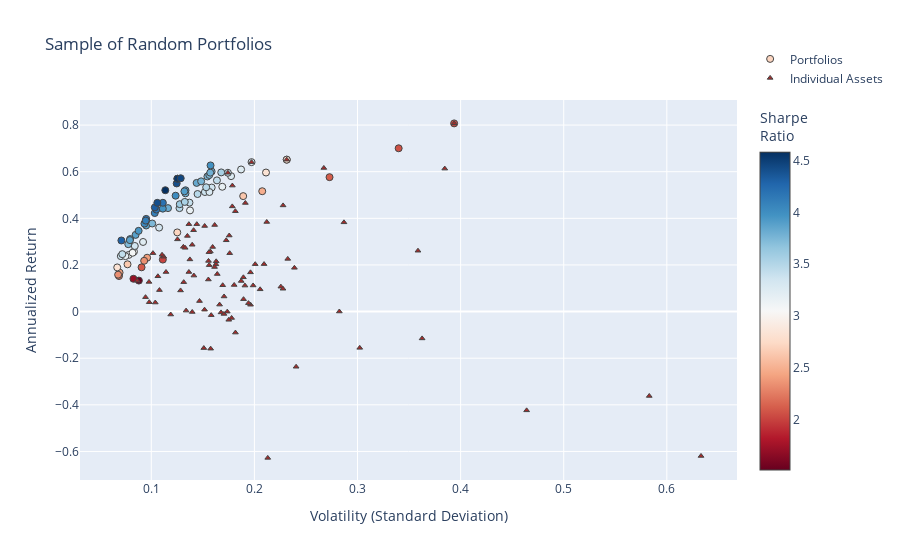

Write notebook code for a chart like this one.
### Code cell
fig2 = go.Figure()

fig2.add_trace(go.Scatter(
    x=[p["variance"]**0.5 for p in dominant_portfolios],  # Convert variance to volatility
    y=[p["return"] for p in dominant_portfolios],
    mode='markers',
    marker=dict(
        color=[p["return"] / (p["variance"]**0.5) for p in dominant_portfolios],  # Sharpe Ratio
        showscale=True,
        size=7,
        line=dict(width=1),
        colorscale="RdBu",
        colorbar=dict(title="Sharpe<br>Ratio")
    ),
    hoverinfo='text',
    text=[
        f"Return: {p['return']:.2%}<br>Volatility: {p['variance']**0.5:.2f}<br>" +
        "<br>".join([f"{p['tickers'][i]}: Weight={p['weights'][i]:.2f}" for i in range(len(p['tickers']))])
        for p in dominant_portfolios
    ],
    name="Portfolios"
))


fig2.add_trace(go.Scatter(
    x=volatility, 
    y=annualized_returns,
    mode='markers',
    hoverinfo='text',
    hovertext=[
        f"{name} <br>Volatility: {vol:.2f} <br>Returns: {ret:.2%} <br>Sharpe Ratio: {sr:.2f}"
        for name, vol, ret, sr in zip(names, volatility, annualized_returns, sharpe_ratios)
    ],
    marker=dict(
        color='brown',
        size=5,
        symbol='triangle-up',  # Sets the marker shape to a triangle
        line=dict(width=1)
    ),
    name="Individual Assets"
))

fig2.update_layout(
    title='Sample of Random Portfolios',
    xaxis_title='Volatility (Standard Deviation)',
    yaxis_title='Annualized Return',
    legend=dict(y=5
    )
)


fig2.show()

### Figure 1 — Plotly figure (JSON) as saved in the notebook; plotly's stock layout.template omitted (floating-point values rounded to 4 significant figures)
{"data": [{"hoverinfo": "text", "marker": {"color": [2.713, 3.155, 2.006, 3.347, 2.097, 2.619, 4.091, 2.407, 3.486, 2.341, 3.412, 1.513, 3.092, 3.374, 1.701, 4.171, 2.636, 2.487, 2.113, 3.885, 3.111, 3.245, 3.171, 2.817, 2.222, 3.882, 3.439, 3.355, 3.481, 3.28, 3.609, 3.374, 3.907, 3.48, 3.834, 3.809, 3.819, 3.551, 3.276, 3.904, 4.022, 3.973, 4.411, 2.824, 3.416, 3.766, 4.548, 3.083, 3.753, 3.745, 4.184, 3.35, 4.197, 4.322, 2.415, 3.911, 3.75, 4.042, 3.557, 3.791, 2.333, 2.051, 4.407, 3.724, 3.175, 4.548, 3.867, 3.792, 2.83, 3.426, 3.949, 4.124, 3.258, 2.061, 4.583, 4.45, 2.817, 3.25, 3.982, 4.296], "colorbar": {"title": {"text": "Sharpe<br>Ratio"}}, "colorscale": [[0, "rgb(103,0,31)"], [0.1, "rgb(178,24,43)"], [0.2, "rgb(214,96,77)"], [0.3, "rgb(244,165,130)"], [0.4, "rgb(253,219,199)"], [0.5, "rgb(247,247,247)"], [0.6, "rgb(209,229,240)"], [0.7, "rgb(146,197,222)"], [0.8, "rgb(67,147,195)"], [0.9, "rgb(33,102,172)"], [1, "rgb(5,48,97)"]], "line": {"width": 1}, "showscale": true, "size": 7}, "mode": "markers", "name": "Portfolios", "text": ["Return: 33.96%<br>Volatility: 0.13<br>EMR_Close: Weight=0.32<br>WMT_Close: Weight=0.60<br>BAC_Close: Weight=0.08<br>CPB_Close: Weight=0.00", "Return: 43.40%<br>Volatility: 0.14<br>LLY_Close: Weight=0.00<br>RTX_Close: Weight=0.29<br>SO_Close: Weight=0.00<br>ABBV_Close: Weight=0.71<br>SNAP_Close: Weight=0.00", "Return: 22.30%<br>Volatility: 0.11<br>GM_Close: Weight=0.17<br>SAP_Close: Weight=0.44<br>BTI_Close: Weight=0.00<br>CRM_Close: Weight=0.39<br>AMD_Close: Weight=0.00", "Return: 36.02%<br>Volatility: 0.11<br>ADBE_Close: Weight=0.15<br>RDY_Close: Weight=0.00<br>UNH_Close: Weight=0.48<br>TXN_Close: Weight=0.29<br>EMR_Close: Weight=0.08", "Return: 19.00%<br>Volatility: 0.09<br>JNJ_Close: Weight=0.53<br>MS_Close: Weight=0.09<br>COST_Close: Weight=0.08<br>REGN_Close: Weight=0.00<br>AAPL_Close: Weight=0.31", "Return: 49.53%<br>Volatility: 0.19<br>MS_Close: Weight=0.08<br>AAPL_Close: Weight=0.13<br>CRM_Close: Weight=0.21<br>BABA_Close: Weight=0.41<br>NVDA_Close: Weight=0.18", "Return: 42.27%<br>Volatility: 0.10<br>VZ_Close: Weight=0.00<br>PEP_Close: Weight=0.28<br>DE_Close: Weight=0.29<br>WFC_Close: Weight=0.00<br>BA_Close: Weight=0.43", "Return: 23.11%<br>Volatility: 0.10<br>KR_Close: Weight=0.00<br>LMT_Close: Weight=0.76<br>SYY_Close: Weight=0.24<br>LLY_Close: Weight=0.00", "Return: 44.39%<br>Volatility: 0.13<br>RDY_Close: Weight=0.00<br>VRTX_Close: Weight=0.09<br>ACN_Close: Weight=0.39<br>ABBV_Close: Weight=0.52", "Return: 21.79%<br>Volatility: 0.09<br>SYK_Close: Weight=0.16<br>GIS_Close: Weight=0.00<br>PEP_Close: Weight=0.36<br>ABT_Close: Weight=0.48", "Return: 46.75%<br>Volatility: 0.14<br>CAT_Close: Weight=0.62<br>SYY_Close: Weight=0.20<br>RTX_Close: Weight=0.18", "Return: 13.31%<br>Volatility: 0.09<br>ZBH_Close: Weight=0.04<br>KR_Close: Weight=0.00<br>BTI_Close: Weight=0.10<br>AEP_Close: Weight=0.76<br>GILD_Close: Weight=0.09", "Return: 25.73%<br>Volatility: 0.08<br>TXN_Close: Weight=0.26<br>HON_Close: Weight=0.48<br>QCOM_Close: Weight=0.00<br>JNJ_Close: Weight=0.22<br>PG_Close: Weight=0.03", "Return: 51.29%<br>Volatility: 0.15<br>TMO_Close: Weight=0.25<br>DIS_Close: Weight=0.00<br>BSX_Close: Weight=0.00<br>CVX_Close: Weight=0.04<br>CAT_Close: Weight=0.71", "Return: 14.07%<br>Volatility: 0.08<br>KO_Close: Weight=0.85<br>QCOM_Close: Weight=0.15<br>UA_Close: Weight=0.00", "Return: 43.77%<br>Volatility: 0.10<br>LMT_Close: Weight=0.38<br>CAT_Close: Weight=0.37<br>WMT_Close: Weight=0.25<br>JPM_Close: Weight=0.00<br>IBM_Close: Weight=0.00", "Return: 20.28%<br>Volatility: 0.08<br>SO_Close: Weight=0.00<br>SAP_Close: Weight=0.27<br>KO_Close: Weight=0.29<br>NEE_Close: Weight=0.44<br>MRK_Close: Weight=0.00", "Return: 51.63%<br>Volatility: 0.21<br>ADBE_Close: Weight=0.46<br>META_Close: Weight=0.26<br>NVDA_Close: Weight=0.28", "Return: 57.66%<br>Volatility: 0.27<br>COST_Close: Weight=0.33<br>CPB_Close: Weight=0.00<br>NVDA_Close: Weight=0.67", "Return: 36.93%<br>Volatility: 0.10<br>PYPL_Close: Weight=0.25<br>NEE_Close: Weight=0.33<br>UNH_Close: Weight=0.32<br>GM_Close: Weight=0.09", "Return: 24.30%<br>Volatility: 0.08<br>NEE_Close: Weight=0.37<br>K_Close: Weight=0.00<br>GM_Close: Weight=0.12<br>V_Close: Weight=0.40<br>PEP_Close: Weight=0.11", "Return: 29.86%<br>Volatility: 0.09<br>CVX_Close: Weight=0.25<br>AMZN_Close: Weight=0.28<br>WFC_Close: Weight=0.00<br>HD_Close: Weight=0.46<br>DIS_Close: Weight=0.00", "Return: 53.54%<br>Volatility: 0.17<br>MS_Close: Weight=0.08<br>TMO_Close: Weight=0.16<br>PYPL_Close: Weight=0.48<br>BABA_Close: Weight=0.28", "Return: 65.17%<br>Volatility: 0.23<br>UA_Close: Weight=0.00<br>BSX_Close: Weight=0.00<br>PYPL_Close: Weight=1.00", "Return: 15.25%<br>Volatility: 0.07<br>DIS_Close: Weight=0.00<br>PFE_Close: Weight=0.24<br>KO_Close: Weight=0.51<br>AAPL_Close: Weight=0.25", "Return: 32.90%<br>Volatility: 0.08<br>TMO_Close: Weight=0.05<br>TXN_Close: Weight=0.26<br>VZ_Close: Weight=0.03<br>KO_Close: Weight=0.33<br>ABBV_Close: Weight=0.32", "Return: 56.29%<br>Volatility: 0.16<br>GS_Close: Weight=0.00<br>BA_Close: Weight=0.92<br>VZ_Close: Weight=0.00<br>QCOM_Close: Weight=0.08", "Return: 53.21%<br>Volatility: 0.16<br>CAT_Close: Weight=0.74<br>SYK_Close: Weight=0.26<br>SRE_Close: Weight=0.00", "Return: 50.43%<br>Volatility: 0.14<br>BA_Close: Weight=0.81<br>LLY_Close: Weight=0.04<br>TSLA_Close: Weight=0.03<br>BTI_Close: Weight=0.12", "Return: 51.29%<br>Volatility: 0.16<br>BABA_Close: Weight=0.37<br>DE_Close: Weight=0.63<br>REGN_Close: Weight=0.00", "Return: 46.07%<br>Volatility: 0.13<br>CAT_Close: Weight=0.54<br>MMM_Close: Weight=0.42<br>DIS_Close: Weight=0.00<br>REGN_Close: Weight=0.04", "Return: 23.77%<br>Volatility: 0.07<br>KO_Close: Weight=0.20<br>V_Close: Weight=0.24<br>HON_Close: Weight=0.31<br>NEE_Close: Weight=0.25", "Return: 52.04%<br>Volatility: 0.13<br>CAT_Close: Weight=0.51<br>ISRG_Close: Weight=0.39<br>MS_Close: Weight=0.00<br>VZ_Close: Weight=0.10", "Return: 53.33%<br>Volatility: 0.15<br>PG_Close: Weight=0.00<br>CAT_Close: Weight=0.68<br>META_Close: Weight=0.32", "Return: 55.20%<br>Volatility: 0.14<br>DIS_Close: Weight=0.00<br>WMT_Close: Weight=0.42<br>CAT_Close: Weight=0.58", "Return: 50.72%<br>Volatility: 0.13<br>MA_Close: Weight=0.40<br>CSCO_Close: Weight=0.00<br>AMZN_Close: Weight=0.11<br>CAT_Close: Weight=0.49", "Return: 44.38%<br>Volatility: 0.12<br>GOOG_Close: Weight=0.20<br>CAT_Close: Weight=0.47<br>GE_Close: Weight=0.00<br>EXC_Close: Weight=0.19<br>ADBE_Close: Weight=0.14", "Return: 47.04%<br>Volatility: 0.13<br>MS_Close: Weight=0.00<br>BA_Close: Weight=0.70<br>EMR_Close: Weight=0.12<br>K_Close: Weight=0.00<br>CVX_Close: Weight=0.17", "Return: 58.10%<br>Volatility: 0.18<br>ORCL_Close: Weight=0.12<br>F_Close: Weight=0.00<br>CAT_Close: Weight=0.88", "Return: 51.58%<br>Volatility: 0.13<br>SO_Close: Weight=0.00<br>CAT_Close: Weight=0.49<br>ISRG_Close: Weight=0.39<br>ETN_Close: Weight=0.00<br>CVX_Close: Weight=0.12", "Return: 49.71%<br>Volatility: 0.12<br>ACN_Close: Weight=0.32<br>BABA_Close: Weight=0.18<br>BA_Close: Weight=0.50<br>PM_Close: Weight=0.00", "Return: 44.16%<br>Volatility: 0.11<br>MDT_Close: Weight=0.00<br>BA_Close: Weight=0.46<br>MA_Close: Weight=0.34<br>LMT_Close: Weight=0.16<br>PFE_Close: Weight=0.05", "Return: 54.97%<br>Volatility: 0.12<br>BA_Close: Weight=0.45<br>CMCSA_Close: Weight=0.00<br>CAT_Close: Weight=0.35<br>INTC_Close: Weight=0.17<br>CVX_Close: Weight=0.04", "Return: 59.65%<br>Volatility: 0.21<br>GILD_Close: Weight=0.00<br>MDT_Close: Weight=0.00<br>PYPL_Close: Weight=0.92<br>GIS_Close: Weight=0.08", "Return: 59.54%<br>Volatility: 0.17<br>MO_Close: Weight=0.00<br>PM_Close: Weight=0.00<br>BA_Close: Weight=1.00", "Return: 55.87%<br>Volatility: 0.15<br>BABA_Close: Weight=0.26<br>SYK_Close: Weight=0.18<br>CAT_Close: Weight=0.56", "Return: 57.00%<br>Volatility: 0.13<br>ZBH_Close: Weight=0.00<br>ABBV_Close: Weight=0.46<br>REGN_Close: Weight=0.00<br>BA_Close: Weight=0.54<br>MS_Close: Weight=0.00", "Return: 25.24%<br>Volatility: 0.08<br>KO_Close: Weight=0.37<br>PFE_Close: Weight=0.11<br>MSFT_Close: Weight=0.24<br>GS_Close: Weight=0.00<br>MA_Close: Weight=0.28", "Return: 57.96%<br>Volatility: 0.15<br>BSX_Close: Weight=0.00<br>NFLX_Close: Weight=0.03<br>PYPL_Close: Weight=0.39<br>ABBV_Close: Weight=0.58", "Return: 37.78%<br>Volatility: 0.10<br>SYK_Close: Weight=0.05<br>MMM_Close: Weight=0.29<br>MS_Close: Weight=0.00<br>PEP_Close: Weight=0.27<br>CAT_Close: Weight=0.40", "Return: 39.77%<br>Volatility: 0.10<br>WMT_Close: Weight=0.28<br>SYK_Close: Weight=0.00<br>MMM_Close: Weight=0.27<br>ABBV_Close: Weight=0.33<br>JPM_Close: Weight=0.12", "Return: 28.14%<br>Volatility: 0.08<br>LMT_Close: Weight=0.35<br>MRK_Close: Weight=0.00<br>HD_Close: Weight=0.36<br>EMR_Close: Weight=0.01<br>MMM_Close: Weight=0.28", "Return: 46.67%<br>Volatility: 0.11<br>BA_Close: Weight=0.49<br>RTX_Close: Weight=0.00<br>DE_Close: Weight=0.27<br>TMO_Close: Weight=0.24", "Return: 44.70%<br>Volatility: 0.10<br>BA_Close: Weight=0.45<br>MCD_Close: Weight=0.44<br>AMGN_Close: Weight=0.00<br>EXC_Close: Weight=0.11", "Return: 16.72%<br>Volatility: 0.07<br>EW_Close: Weight=0.05<br>COST_Close: Weight=0.01<br>AEP_Close: Weight=0.51<br>ORCL_Close: Weight=0.12<br>JPM_Close: Weight=0.32", "Return: 31.10%<br>Volatility: 0.08<br>HD_Close: Weight=0.34<br>K_Close: Weight=0.00<br>WMT_Close: Weight=0.23<br>NEE_Close: Weight=0.43", "Return: 58.59%<br>Volatility: 0.16<br>ABBV_Close: Weight=0.59<br>PYPL_Close: Weight=0.41<br>GOOGL_Close: Weight=0.00", "Return: 37.73%<br>Volatility: 0.09<br>BABA_Close: Weight=0.19<br>NEE_Close: Weight=0.49<br>DE_Close: Weight=0.32<br>CPB_Close: Weight=0.00", "Return: 59.70%<br>Volatility: 0.17<br>CAT_Close: Weight=0.69<br>NVDA_Close: Weight=0.15<br>AAPL_Close: Weight=0.09<br>RDY_Close: Weight=0.00<br>BTI_Close: Weight=0.06", "Return: 60.08%<br>Volatility: 0.16<br>BABA_Close: Weight=0.26<br>ZBH_Close: Weight=0.00<br>BA_Close: Weight=0.74", "Return: 15.82%<br>Volatility: 0.07<br>BIIB_Close: Weight=0.00<br>CPB_Close: Weight=0.00<br>JNJ_Close: Weight=0.29<br>EMR_Close: Weight=0.22<br>KO_Close: Weight=0.50", "Return: 80.73%<br>Volatility: 0.39<br>GIS_Close: Weight=0.00<br>RDY_Close: Weight=0.00<br>NVDA_Close: Weight=1.00", "Return: 46.65%<br>Volatility: 0.11<br>PYPL_Close: Weight=0.21<br>CAT_Close: Weight=0.35<br>NEE_Close: Weight=0.40<br>MA_Close: Weight=0.03<br>CMCSA_Close: Weight=0.01", "Return: 28.92%<br>Volatility: 0.08<br>LMT_Close: Weight=0.24<br>HD_Close: Weight=0.30<br>CVX_Close: Weight=0.17<br>MSFT_Close: Weight=0.28<br>NFLX_Close: Weight=0.02", "Return: 23.78%<br>Volatility: 0.07<br>KO_Close: Weight=0.32<br>SYY_Close: Weight=0.19<br>V_Close: Weight=0.39<br>LLY_Close: Weight=0.00<br>AMZN_Close: Weight=0.10", "Return: 57.00%<br>Volatility: 0.13<br>BA_Close: Weight=0.54<br>MS_Close: Weight=0.00<br>ABBV_Close: Weight=0.46", "Return: 30.66%<br>Volatility: 0.08<br>BABA_Close: Weight=0.19<br>KO_Close: Weight=0.36<br>GOOG_Close: Weight=0.08<br>HD_Close: Weight=0.37", "Return: 59.60%<br>Volatility: 0.16<br>MO_Close: Weight=0.00<br>BAC_Close: Weight=0.01<br>BA_Close: Weight=0.73<br>BABA_Close: Weight=0.26", "Return: 18.95%<br>Volatility: 0.07<br>LMT_Close: Weight=0.41<br>KO_Close: Weight=0.42<br>JPM_Close: Weight=0.17", "Return: 24.63%<br>Volatility: 0.07<br>JNJ_Close: Weight=0.11<br>KO_Close: Weight=0.23<br>V_Close: Weight=0.21<br>TXN_Close: Weight=0.19<br>NEE_Close: Weight=0.25", "Return: 34.64%<br>Volatility: 0.09<br>ADBE_Close: Weight=0.04<br>ISRG_Close: Weight=0.13<br>MCD_Close: Weight=0.33<br>HON_Close: Weight=0.31<br>UNH_Close: Weight=0.19", "Return: 39.02%<br>Volatility: 0.09<br>MRK_Close: Weight=0.00<br>GOOG_Close: Weight=0.05<br>BABA_Close: Weight=0.20<br>UNH_Close: Weight=0.35<br>HD_Close: Weight=0.41", "Return: 60.96%<br>Volatility: 0.19<br>RDY_Close: Weight=0.00<br>SNAP_Close: Weight=0.00<br>CAT_Close: Weight=0.94<br>BIIB_Close: Weight=0.06", "Return: 70.06%<br>Volatility: 0.34<br>BIIB_Close: Weight=0.15<br>NVDA_Close: Weight=0.85<br>IBM_Close: Weight=0.00", "Return: 52.06%<br>Volatility: 0.11<br>ABBV_Close: Weight=0.39<br>BA_Close: Weight=0.45<br>HON_Close: Weight=0.15<br>TSLA_Close: Weight=0.01", "Return: 57.19%<br>Volatility: 0.13<br>CAT_Close: Weight=0.46<br>ABBV_Close: Weight=0.45<br>BSX_Close: Weight=0.00<br>CPB_Close: Weight=0.00<br>AMZN_Close: Weight=0.09", "Return: 65.17%<br>Volatility: 0.23<br>PYPL_Close: Weight=1.00<br>GE_Close: Weight=0.00<br>BSX_Close: Weight=0.00", "Return: 64.11%<br>Volatility: 0.20<br>XOM_Close: Weight=0.00<br>CAT_Close: Weight=1.00<br>K_Close: Weight=0.00<br>BAC_Close: Weight=0.00", "Return: 62.70%<br>Volatility: 0.16<br>CAT_Close: Weight=0.57<br>PYPL_Close: Weight=0.40<br>COST_Close: Weight=0.03", "Return: 30.50%<br>Volatility: 0.07<br>ABT_Close: Weight=0.13<br>MMM_Close: Weight=0.15<br>NEE_Close: Weight=0.30<br>WMT_Close: Weight=0.18<br>HD_Close: Weight=0.24"], "type": "scatter", "x": [0.1252, 0.1376, 0.1112, 0.1076, 0.09058, 0.1891, 0.1033, 0.09598, 0.1273, 0.09307, 0.137, 0.08795, 0.08319, 0.152, 0.0827, 0.1049, 0.07694, 0.2076, 0.2729, 0.09504, 0.07809, 0.09202, 0.1689, 0.2314, 0.06866, 0.08476, 0.1637, 0.1586, 0.1449, 0.1564, 0.1276, 0.07047, 0.1332, 0.1532, 0.144, 0.1332, 0.1162, 0.1325, 0.1774, 0.1321, 0.1236, 0.1112, 0.1246, 0.2113, 0.1743, 0.1483, 0.1253, 0.08186, 0.1544, 0.1009, 0.09506, 0.084, 0.1112, 0.1034, 0.06924, 0.07952, 0.1563, 0.09336, 0.1678, 0.1585, 0.06783, 0.3937, 0.1058, 0.07766, 0.0749, 0.1253, 0.07928, 0.1572, 0.06696, 0.07189, 0.08772, 0.09462, 0.1871, 0.3399, 0.1136, 0.1285, 0.2314, 0.1972, 0.1575, 0.071], "y": [0.3396, 0.434, 0.223, 0.3602, 0.19, 0.4953, 0.4227, 0.2311, 0.4439, 0.2179, 0.4675, 0.1331, 0.2573, 0.5129, 0.1407, 0.4377, 0.2028, 0.5163, 0.5766, 0.3693, 0.243, 0.2986, 0.5354, 0.6517, 0.1525, 0.329, 0.5629, 0.5321, 0.5043, 0.5129, 0.4607, 0.2377, 0.5204, 0.5333, 0.552, 0.5072, 0.4438, 0.4704, 0.581, 0.5158, 0.4971, 0.4416, 0.5497, 0.5965, 0.5954, 0.5587, 0.57, 0.2524, 0.5796, 0.3778, 0.3977, 0.2814, 0.4667, 0.447, 0.1672, 0.311, 0.5859, 0.3773, 0.597, 0.6008, 0.1582, 0.8073, 0.4665, 0.2892, 0.2378, 0.57, 0.3066, 0.596, 0.1895, 0.2463, 0.3464, 0.3902, 0.6096, 0.7006, 0.5206, 0.5719, 0.6517, 0.6411, 0.627, 0.305]}, {"hoverinfo": "text", "hovertext": ["CSCO_Close <br>Volatility: 0.16 <br>Returns: 16.11% <br>Sharpe Ratio: 0.98", "PEP_Close <br>Volatility: 0.10 <br>Returns: 12.73% <br>Sharpe Ratio: 1.30", "ABT_Close <br>Volatility: 0.14 <br>Returns: 28.67% <br>Sharpe Ratio: 2.05", "BA_Close <br>Volatility: 0.17 <br>Returns: 59.54% <br>Sharpe Ratio: 3.42", "SNAP_Close <br>Volatility: 0.63 <br>Returns: -61.94% <br>Sharpe Ratio: -0.98", "GOOGL_Close <br>Volatility: 0.16 <br>Returns: 25.77% <br>Sharpe Ratio: 1.64", "ISRG_Close <br>Volatility: 0.19 <br>Returns: 46.59% <br>Sharpe Ratio: 2.44", "AMGN_Close <br>Volatility: 0.17 <br>Returns: -0.36% <br>Sharpe Ratio: -0.02", "TMO_Close <br>Volatility: 0.16 <br>Returns: 21.55% <br>Sharpe Ratio: 1.32", "SRE_Close <br>Volatility: 0.13 <br>Returns: 0.42% <br>Sharpe Ratio: 0.03", "UA_Close <br>Volatility: 0.46 <br>Returns: -42.37% <br>Sharpe Ratio: -0.91", "RDY_Close <br>Volatility: 0.30 <br>Returns: -15.56% <br>Sharpe Ratio: -0.52", "EMR_Close <br>Volatility: 0.16 <br>Returns: 20.27% <br>Sharpe Ratio: 1.25", "PFE_Close <br>Volatility: 0.11 <br>Returns: 9.22% <br>Sharpe Ratio: 0.85", "NFLX_Close <br>Volatility: 0.29 <br>Returns: 38.28% <br>Sharpe Ratio: 1.33", "BTI_Close <br>Volatility: 0.19 <br>Returns: 11.15% <br>Sharpe Ratio: 0.58", "AMD_Close <br>Volatility: 0.58 <br>Returns: -36.20% <br>Sharpe Ratio: -0.62", "KO_Close <br>Volatility: 0.09 <br>Returns: 13.24% <br>Sharpe Ratio: 1.53", "KR_Close <br>Volatility: 0.36 <br>Returns: -11.51% <br>Sharpe Ratio: -0.32", "XOM_Close <br>Volatility: 0.10 <br>Returns: 3.88% <br>Sharpe Ratio: 0.37", "BSX_Close <br>Volatility: 0.17 <br>Returns: -1.01% <br>Sharpe Ratio: -0.06", "WFC_Close <br>Volatility: 0.17 <br>Returns: 6.48% <br>Sharpe Ratio: 0.38", "CMCSA_Close <br>Volatility: 0.21 <br>Returns: 9.55% <br>Sharpe Ratio: 0.46", "DHR_Close <br>Volatility: 0.13 <br>Returns: 9.07% <br>Sharpe Ratio: 0.71", "GOOG_Close <br>Volatility: 0.16 <br>Returns: 27.71% <br>Sharpe Ratio: 1.74", "MSFT_Close <br>Volatility: 0.15 <br>Returns: 36.72% <br>Sharpe Ratio: 2.42", "MA_Close <br>Volatility: 0.14 <br>Returns: 37.50% <br>Sharpe Ratio: 2.60", "ORCL_Close <br>Volatility: 0.19 <br>Returns: 13.13% <br>Sharpe Ratio: 0.70", "INTC_Close <br>Volatility: 0.18 <br>Returns: 32.63% <br>Sharpe Ratio: 1.86", "SO_Close <br>Volatility: 0.12 <br>Returns: -1.26% <br>Sharpe Ratio: -0.11", "NEE_Close <br>Volatility: 0.11 <br>Returns: 23.55% <br>Sharpe Ratio: 2.10", "EW_Close <br>Volatility: 0.23 <br>Returns: 22.60% <br>Sharpe Ratio: 0.97", "AEP_Close <br>Volatility: 0.11 <br>Returns: 15.15% <br>Sharpe Ratio: 1.42", "CRM_Close <br>Volatility: 0.16 <br>Returns: 25.48% <br>Sharpe Ratio: 1.63", "HON_Close <br>Volatility: 0.10 <br>Returns: 25.07% <br>Sharpe Ratio: 2.47", "CAT_Close <br>Volatility: 0.20 <br>Returns: 64.11% <br>Sharpe Ratio: 3.25", "NKE_Close <br>Volatility: 0.23 <br>Returns: 10.70% <br>Sharpe Ratio: 0.47", "AAPL_Close <br>Volatility: 0.18 <br>Returns: 25.04% <br>Sharpe Ratio: 1.42", "GS_Close <br>Volatility: 0.20 <br>Returns: 2.94% <br>Sharpe Ratio: 0.15", "ADBE_Close <br>Volatility: 0.23 <br>Returns: 45.54% <br>Sharpe Ratio: 2.00", "AMZN_Close <br>Volatility: 0.21 <br>Returns: 38.44% <br>Sharpe Ratio: 1.81", "WMT_Close <br>Volatility: 0.18 <br>Returns: 43.06% <br>Sharpe Ratio: 2.37", "DUK_Close <br>Volatility: 0.09 <br>Returns: 6.18% <br>Sharpe Ratio: 0.66", "DIS_Close <br>Volatility: 0.16 <br>Returns: -1.54% <br>Sharpe Ratio: -0.10", "MDT_Close <br>Volatility: 0.15 <br>Returns: 0.82% <br>Sharpe Ratio: 0.05", "TSLA_Close <br>Volatility: 0.36 <br>Returns: 26.10% <br>Sharpe Ratio: 0.73", "SYY_Close <br>Volatility: 0.16 <br>Returns: 19.12% <br>Sharpe Ratio: 1.19", "VRTX_Close <br>Volatility: 0.38 <br>Returns: 61.33% <br>Sharpe Ratio: 1.59", "GE_Close <br>Volatility: 0.21 <br>Returns: -62.75% <br>Sharpe Ratio: -2.95", "MRK_Close <br>Volatility: 0.15 <br>Returns: -15.66% <br>Sharpe Ratio: -1.04", "ETN_Close <br>Volatility: 0.16 <br>Returns: 13.76% <br>Sharpe Ratio: 0.89", "CVX_Close <br>Volatility: 0.14 <br>Returns: 15.44% <br>Sharpe Ratio: 1.09", "RTX_Close <br>Volatility: 0.14 <br>Returns: 16.98% <br>Sharpe Ratio: 1.24", "ZBH_Close <br>Volatility: 0.19 <br>Returns: 3.62% <br>Sharpe Ratio: 0.19", "MMM_Close <br>Volatility: 0.13 <br>Returns: 27.77% <br>Sharpe Ratio: 2.12", "BABA_Close <br>Volatility: 0.27 <br>Returns: 61.61% <br>Sharpe Ratio: 2.30", "JPM_Close <br>Volatility: 0.16 <br>Returns: 19.92% <br>Sharpe Ratio: 1.28", "META_Close <br>Volatility: 0.17 <br>Returns: 30.58% <br>Sharpe Ratio: 1.77", "DE_Close <br>Volatility: 0.18 <br>Returns: 45.12% <br>Sharpe Ratio: 2.53", "ABBV_Close <br>Volatility: 0.18 <br>Returns: 54.05% <br>Sharpe Ratio: 3.03", "BMY_Close <br>Volatility: 0.18 <br>Returns: 11.41% <br>Sharpe Ratio: 0.63", "V_Close <br>Volatility: 0.13 <br>Returns: 30.98% <br>Sharpe Ratio: 2.47", "LLY_Close <br>Volatility: 0.15 <br>Returns: 4.51% <br>Sharpe Ratio: 0.31", "ACN_Close <br>Volatility: 0.13 <br>Returns: 27.35% <br>Sharpe Ratio: 2.06", "RMD_Close <br>Volatility: 0.20 <br>Returns: 20.34% <br>Sharpe Ratio: 1.01", "REGN_Close <br>Volatility: 0.28 <br>Returns: 0.03% <br>Sharpe Ratio: 0.00", "EXC_Close <br>Volatility: 0.13 <br>Returns: 12.63% <br>Sharpe Ratio: 0.96", "MS_Close <br>Volatility: 0.20 <br>Returns: 16.83% <br>Sharpe Ratio: 0.86", "F_Close <br>Volatility: 0.17 <br>Returns: 3.00% <br>Sharpe Ratio: 0.18", "GM_Close <br>Volatility: 0.19 <br>Returns: 14.71% <br>Sharpe Ratio: 0.78", "MCD_Close <br>Volatility: 0.14 <br>Returns: 37.50% <br>Sharpe Ratio: 2.75", "JNJ_Close <br>Volatility: 0.11 <br>Returns: 16.97% <br>Sharpe Ratio: 1.49", "BIIB_Close <br>Volatility: 0.23 <br>Returns: 9.80% <br>Sharpe Ratio: 0.43", "HD_Close <br>Volatility: 0.14 <br>Returns: 32.45% <br>Sharpe Ratio: 2.40", "COST_Close <br>Volatility: 0.20 <br>Returns: 11.21% <br>Sharpe Ratio: 0.56", "MO_Close <br>Volatility: 0.18 <br>Returns: -2.75% <br>Sharpe Ratio: -0.15", "SYK_Close <br>Volatility: 0.16 <br>Returns: 21.73% <br>Sharpe Ratio: 1.40", "BAC_Close <br>Volatility: 0.21 <br>Returns: 20.36% <br>Sharpe Ratio: 0.97", "NVDA_Close <br>Volatility: 0.39 <br>Returns: 80.73% <br>Sharpe Ratio: 2.05", "T_Close <br>Volatility: 0.18 <br>Returns: -3.53% <br>Sharpe Ratio: -0.20", "IBM_Close <br>Volatility: 0.16 <br>Returns: -15.90% <br>Sharpe Ratio: -1.01", "QCOM_Close <br>Volatility: 0.24 <br>Returns: 18.78% <br>Sharpe Ratio: 0.79", "PYPL_Close <br>Volatility: 0.23 <br>Returns: 65.17% <br>Sharpe Ratio: 2.82", "PG_Close <br>Volatility: 0.10 <br>Returns: 4.02% <br>Sharpe Ratio: 0.41", "UNH_Close <br>Volatility: 0.14 <br>Returns: 34.90% <br>Sharpe Ratio: 2.48", "K_Close <br>Volatility: 0.18 <br>Returns: -9.01% <br>Sharpe Ratio: -0.50", "LMT_Close <br>Volatility: 0.11 <br>Returns: 24.36% <br>Sharpe Ratio: 2.21", "PM_Close <br>Volatility: 0.14 <br>Returns: -0.16% <br>Sharpe Ratio: -0.01", "CPB_Close <br>Volatility: 0.24 <br>Returns: -23.67% <br>Sharpe Ratio: -0.98", "SAP_Close <br>Volatility: 0.14 <br>Returns: 22.38% <br>Sharpe Ratio: 1.63", "GILD_Close <br>Volatility: 0.19 <br>Returns: 5.32% <br>Sharpe Ratio: 0.28", "GIS_Close <br>Volatility: 0.17 <br>Returns: -0.03% <br>Sharpe Ratio: -0.00", "VZ_Close <br>Volatility: 0.17 <br>Returns: 11.30% <br>Sharpe Ratio: 0.67", "TXN_Close <br>Volatility: 0.16 <br>Returns: 37.14% <br>Sharpe Ratio: 2.30"], "marker": {"color": "brown", "line": {"width": 1}, "size": 5, "symbol": "triangle-up"}, "mode": "markers", "name": "Individual Assets", "type": "scatter", "x": [0.164, 0.09778, 0.1397, 0.1743, 0.6332, 0.1573, 0.1912, 0.1677, 0.163, 0.1338, 0.464, 0.3022, 0.1627, 0.1079, 0.2869, 0.1908, 0.5829, 0.08636, 0.3627, 0.1039, 0.1705, 0.1706, 0.2056, 0.1284, 0.1595, 0.1518, 0.1441, 0.1872, 0.1756, 0.1188, 0.1121, 0.2323, 0.1064, 0.1559, 0.1016, 0.1972, 0.2257, 0.176, 0.1963, 0.2278, 0.212, 0.1815, 0.09441, 0.1581, 0.1517, 0.3586, 0.1614, 0.3846, 0.213, 0.1509, 0.1554, 0.1413, 0.1365, 0.1943, 0.1311, 0.2673, 0.1562, 0.1727, 0.1786, 0.1786, 0.1804, 0.1254, 0.1468, 0.1328, 0.2008, 0.2824, 0.1315, 0.1962, 0.1662, 0.1893, 0.1365, 0.1143, 0.2277, 0.135, 0.1988, 0.1779, 0.1555, 0.2094, 0.3937, 0.1751, 0.1576, 0.2388, 0.2314, 0.09803, 0.141, 0.1816, 0.1104, 0.1397, 0.2404, 0.1374, 0.1895, 0.1737, 0.1693, 0.1615], "y": [0.1611, 0.1273, 0.2867, 0.5954, -0.6194, 0.2577, 0.4659, -0.00355, 0.2155, 0.004162, -0.4237, -0.1556, 0.2027, 0.09217, 0.3828, 0.1115, -0.362, 0.1324, -0.1151, 0.0388, -0.01012, 0.06484, 0.09549, 0.09067, 0.2771, 0.3672, 0.375, 0.1313, 0.3263, -0.01259, 0.2355, 0.226, 0.1515, 0.2548, 0.2507, 0.6411, 0.107, 0.2504, 0.02945, 0.4554, 0.3844, 0.4306, 0.06184, -0.01539, 0.008206, 0.261, 0.1912, 0.6133, -0.6275, -0.1566, 0.1376, 0.1544, 0.1698, 0.03617, 0.2777, 0.6161, 0.1992, 0.3058, 0.4512, 0.5405, 0.1141, 0.3098, 0.04513, 0.2735, 0.2034, 0.0003193, 0.1263, 0.1683, 0.02996, 0.1471, 0.375, 0.1697, 0.09799, 0.3245, 0.1121, -0.02746, 0.2173, 0.2036, 0.8073, -0.03526, -0.159, 0.1878, 0.6517, 0.04023, 0.349, -0.09007, 0.2436, -0.001647, -0.2367, 0.2238, 0.05321, -0.0003006, 0.113, 0.3714]}], "layout": {"legend": {"y": 5}, "title": {"text": "Sample of Random Portfolios"}, "xaxis": {"title": {"text": "Volatility (Standard Deviation)"}}, "yaxis": {"title": {"text": "Annualized Return"}}}}
